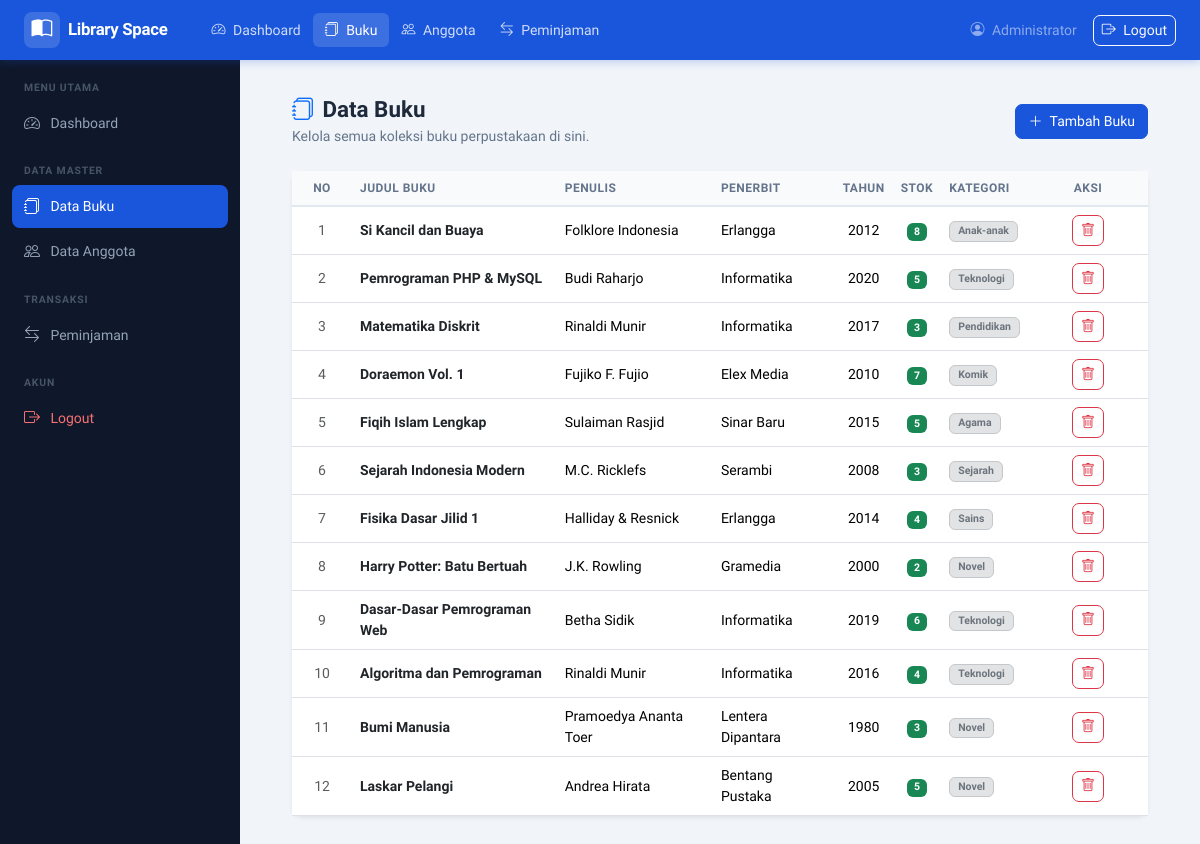
Page /pages/buku/index.php (signed in) on the committed database.
### tables this page shows
CREATE TABLE buku (
  id_buku     INT AUTO_INCREMENT PRIMARY KEY,
  judul       VARCHAR(200) NOT NULL,
  penulis     VARCHAR(100) NOT NULL,
  penerbit    VARCHAR(100) NOT NULL,
  tahun       YEAR         NOT NULL,
  stok        INT          NOT NULL DEFAULT 0,
  cover       VARCHAR(255) DEFAULT NULL,
  id_kategori INT          NOT NULL,
  created_at  TIMESTAMP DEFAULT CURRENT_TIMESTAMP,
  CONSTRAINT fk_buku_kategori FOREIGN KEY (id_kategori)
    REFERENCES kategori(id_kategori)
    ON UPDATE CASCADE ON DELETE RESTRICT
);

CREATE TABLE kategori (
  id_kategori    INT AUTO_INCREMENT PRIMARY KEY,
  nama_kategori  VARCHAR(100) NOT NULL
);

### pages/buku/index.php (the view, shortened to what this page needs)
<?php
require_once __DIR__ . '/../../config/koneksi.php';
require_once __DIR__ . '/../../includes/header.php';
$sql = "SELECT buku.*, kategori.nama_kategori
        FROM buku
        JOIN kategori ON buku.id_kategori = kategori.id_kategori
        ORDER BY buku.id_buku DESC";
$result = mysqli_query($koneksi, $sql);
?>
<div class="d-flex">
  <?php require_once __DIR__ . '/../../includes/sidebar.php'; ?>
  <div class="main-wrapper flex-grow-1">
    <?php require_once __DIR__ . '/../../includes/navbar.php'; ?>
    <div class="pt-2 px-4">
      <div class="page-header d-flex justify-content-between align-items-center mb-4">
        <div>
          <h1><i class="bi bi-journals me-2 text-primary"></i>Data Buku</h1>
          <p>Kelola semua koleksi buku perpustakaan di sini.</p>
        </div>
        <a href="tambah.php" class="btn btn-primary">
          <i class="bi bi-plus-lg me-1"></i> Tambah Buku
        </a>
      </div>
      <div class="card shadow-sm border-0">
        <div class="card-body p-0">
          <div class="table-responsive">
            <table class="table table-hover align-middle mb-0">
              <thead class="table-light">
                <tr>
                  <th class="text-center" style="width: 60px;">No</th>
                  <th>Judul Buku</th>
                  <th>Penulis</th>
                  <th>Penerbit</th>
                  <th class="text-center">Tahun</th>
                  <th class="text-center">Stok</th>
                  <th>Kategori</th>
                  <th class="text-center" style="width: 120px;">Aksi</th>
                </tr>
              </thead>
              <tbody>
                <?php
                if (mysqli_num_rows($result) > 0):
                  $no = 1;
                  while ($row = mysqli_fetch_assoc($result)):
                ?>
                  <tr>
                    <td class="text-center text-muted"><?= $no++ ?></td>
                    <td class="fw-semibold text-dark"><?= htmlspecialchars($row['judul']) ?></td>
                    <td><?= htmlspecialchars($row['penulis']) ?></td>
                    <td><?= htmlspecialchars($row['penerbit']) ?></td>
                    <td class="text-center"><?= $row['tahun'] ?></td>
                    <td class="text-center">
                      <span class="badge bg-<?= $row['stok'] > 0 ? 'success' : 'danger' ?>">
                        <?= $row['stok'] ?>
                      </span>
                    </td>
                    <td><span class="badge bg-secondary-subtle text-secondary border border-secondary-subtle px-2 py-1"><?= htmlspecialchars($row['nama_kategori']) ?></span></td>
                    <td class="text-center">
                      <button onclick="konfirmasiHapus('hapus.php?id=<?= $row['id_buku'] ?>', '<?= htmlspecialchars($row['judul']) ?>')" class="btn btn-sm btn-outline-danger" title="Hapus">
                        <i class="bi bi-trash"></i>
                      </button>
                    </td>
                  </tr>
                <?php
                  endwhile;
                endif; ?>
              </tbody>
            </table>
          </div>
        </div>
      </div>
    </div>
  </div></div><?php require_once __DIR__ . '/../../includes/footer.php'; ?>

### includes/header.php (shortened to what this page needs)
<!DOCTYPE html>
<html lang="id">
<head>
  <link rel="stylesheet" href="https://cdn.jsdelivr.net/npm/bootstrap@5.3.2/dist/css/bootstrap.min.css">
  <link rel="stylesheet" href="https://cdn.jsdelivr.net/npm/bootstrap-icons@1.11.3/font/bootstrap-icons.min.css">
  <link rel="stylesheet" href="/perpustakaan/assets/css/style.css">
</head>
<body>

### includes/sidebar.php
<?php
$current = $_SERVER['REQUEST_URI'];
?>
<aside class="sidebar" id="sidebar">
  <nav class="sidebar-nav">
    <div class="sidebar-section-label">MENU UTAMA</div>
    <a href="/perpustakaan/pages/dashboard/"
       class="sidebar-link <?= strpos($current, '/dashboard') !== false ? 'active' : '' ?>">
      <i class="bi bi-speedometer2"></i>
      <span>Dashboard</span>
    </a>
    <div class="sidebar-section-label mt-3">DATA MASTER</div>
    <a href="/perpustakaan/pages/buku/"
       class="sidebar-link <?= strpos($current, '/buku') !== false ? 'active' : '' ?>">
      <i class="bi bi-journals"></i>
      <span>Data Buku</span>
    </a>
    <a href="/perpustakaan/pages/anggota/"
       class="sidebar-link <?= strpos($current, '/anggota') !== false ? 'active' : '' ?>">
      <i class="bi bi-people"></i>
      <span>Data Anggota</span>
    </a>
    <div class="sidebar-section-label mt-3">TRANSAKSI</div>
    <a href="/perpustakaan/pages/peminjaman/"
       class="sidebar-link <?= strpos($current, '/peminjaman') !== false ? 'active' : '' ?>">
      <i class="bi bi-arrow-left-right"></i>
      <span>Peminjaman</span>
    </a>
    <div class="sidebar-section-label mt-3">AKUN</div>
    <a href="/perpustakaan/logout.php" class="sidebar-link text-danger-soft">
      <i class="bi bi-box-arrow-right"></i>
      <span>Logout</span>
    </a>
  </nav>
</aside>

### includes/navbar.php (shortened to what this page needs)
<nav class="navbar navbar-expand-lg navbar-dark" id="mainNavbar">
  <div class="container-fluid px-4">
    <a class="navbar-brand d-flex align-items-center gap-2" href="/perpustakaan/pages/dashboard/">
      <span class="brand-icon"><i class="bi bi-book-half"></i></span>
      <span class="brand-name">Library Space</span>
    </a>
    <div class="collapse navbar-collapse" id="navMenu">
      <ul class="navbar-nav me-auto mb-2 mb-lg-0 ms-3">
        <li class="nav-item">
          <a class="nav-link <?= (strpos($_SERVER['REQUEST_URI'], '/dashboard') !== false) ? 'active' : '' ?>"
             href="/perpustakaan/pages/dashboard/">
            <i class="bi bi-speedometer2 me-1"></i> Dashboard
          </a>
        </li>
        <li class="nav-item">
          <a class="nav-link <?= (strpos($_SERVER['REQUEST_URI'], '/buku') !== false) ? 'active' : '' ?>"
             href="/perpustakaan/pages/buku/">
            <i class="bi bi-journals me-1"></i> Buku
          </a>
        </li>
        <li class="nav-item">
          <a class="nav-link <?= (strpos($_SERVER['REQUEST_URI'], '/anggota') !== false) ? 'active' : '' ?>"
             href="/perpustakaan/pages/anggota/">
            <i class="bi bi-people me-1"></i> Anggota
          </a>
        </li>
        <li class="nav-item">
          <a class="nav-link <?= (strpos($_SERVER['REQUEST_URI'], '/peminjaman') !== false) ? 'active' : '' ?>"
             href="/perpustakaan/pages/peminjaman/">
            <i class="bi bi-arrow-left-right me-1"></i> Peminjaman
          </a>
        </li>
      </ul>
      <div class="d-flex align-items-center gap-3">
        <span class="text-white-50 small">
          <i class="bi bi-person-circle me-1"></i>
          <?= htmlspecialchars($_SESSION['nama'] ?? 'Admin') ?>
        </span>
        <a href="/perpustakaan/logout.php" class="btn btn-sm btn-outline-light">
          <i class="bi bi-box-arrow-right me-1"></i> Logout
        </a>
      </div>
    </div>
  </div>
</nav>

### includes/footer.php (shortened to what this page needs)
</body>
</html>

### assets/css/style.css (style rules this page uses)
:root { --primary: #1a56db; --primary-dark: #1343af; --primary-light: #e8effe; --sidebar-bg: #0f172a; --sidebar-w: 240px; --navbar-h: 60px; --text-main: #1e293b; --text-muted: #64748b; --border: #e2e8f0; --bg-page: #f1f5f9; --white: #ffffff; --success: #16a34a; --danger: #dc2626; --warning: #d97706; --radius: 10px; --shadow-sm: 0 1px 3px rgba(0,0,0,.08); --shadow-md: 0 4px 12px rgba(0,0,0,.10); }
*, *::before, *::after { box-sizing: border-box; }
body { font-family: 'Plus Jakarta Sans', sans-serif; background: var(--bg-page); color: var(--text-main); margin: 0; padding: 0; }
#mainNavbar { background: var(--primary); height: var(--navbar-h); position: fixed; top: 0; left: 0; right: 0; z-index: 1030; box-shadow: 0 2px 8px rgba(26,86,219,.25); }
.brand-icon { font-size: 1.3rem; background: rgba(255,255,255,.15); border-radius: 8px; width: 36px; height: 36px; display: flex; align-items: center; justify-content: center; }
.brand-name { font-weight: 700; font-size: 1.05rem; letter-spacing: -.3px; }
#mainNavbar .nav-link { color: rgba(255,255,255,.8) !important; font-size: .875rem; font-weight: 500; padding: .4rem .75rem; border-radius: 6px; transition: background .2s, color .2s; }
#mainNavbar .nav-link:hover, #mainNavbar .nav-link.active { background: rgba(255,255,255,.15); color: #fff !important; }
.sidebar { position: fixed; top: var(--navbar-h); left: 0; bottom: 0; width: var(--sidebar-w); background: var(--sidebar-bg); overflow-y: auto; z-index: 1020; padding: 1.25rem .75rem; }
.sidebar-nav { display: flex; flex-direction: column; }
.sidebar-section-label { font-size: .65rem; font-weight: 700; color: #475569; letter-spacing: .08em; padding: 0 .75rem .4rem; }
.sidebar-link { display: flex; align-items: center; gap: .65rem; padding: .6rem .75rem; border-radius: 8px; color: #94a3b8; text-decoration: none; font-size: .875rem; font-weight: 500; transition: background .2s, color .2s; margin-bottom: 2px; }
.sidebar-link i { font-size: 1rem; flex-shrink: 0; }
.sidebar-link.active { background: var(--primary); color: #fff; }
.sidebar-link.text-danger-soft { color: #f87171; }
.main-wrapper { margin-left: var(--sidebar-w); margin-top: var(--navbar-h); min-height: calc(100vh - var(--navbar-h)); padding: 1.75rem; }
.page-header { margin-bottom: 1.5rem; }
.page-header h1 { font-size: 1.4rem; font-weight: 700; color: var(--text-main); margin: 0 0 .2rem; }
.page-header p { color: var(--text-muted); margin: 0; font-size: .875rem; }
.card { border: 1px solid var(--border); border-radius: var(--radius); box-shadow: var(--shadow-sm); }
.table { font-size: .875rem; margin: 0; }
.table thead th { background: #f8fafc; color: var(--text-muted); font-size: .75rem; font-weight: 600; text-transform: uppercase; letter-spacing: .04em; border-bottom: 2px solid var(--border); white-space: nowrap; }
.btn { font-size: .875rem; font-weight: 500; border-radius: 7px; }
.btn-primary { background: var(--primary); border-color: var(--primary); }

### rows in the picture
buku: judul "Si Kancil dan Buaya", penulis "Folklore Indonesia", penerbit "Erlangga", tahun "2012", stok "8", id_kategori.nama_kategori "Anak-anak"
buku: judul "Pemrograman PHP & MySQL", penulis "Budi Raharjo", penerbit "Informatika", tahun "2020", stok "5", id_kategori.nama_kategori "Teknologi"
buku: judul "Matematika Diskrit", penulis "Rinaldi Munir", penerbit "Informatika", tahun "2017", stok "3", id_kategori.nama_kategori "Pendidikan"
buku: judul "Doraemon Vol. 1", penulis "Fujiko F. Fujio", penerbit "Elex Media", tahun "2010", stok "7", id_kategori.nama_kategori "Komik"
buku: judul "Fiqih Islam Lengkap", penulis "Sulaiman Rasjid", penerbit "Sinar Baru", tahun "2015", stok "5", id_kategori.nama_kategori "Agama"
buku: judul "Sejarah Indonesia Modern", penulis "M.C. Ricklefs", penerbit "Serambi", tahun "2008", stok "3", id_kategori.nama_kategori "Sejarah"
buku: judul "Fisika Dasar Jilid 1", penulis "Halliday & Resnick", penerbit "Erlangga", tahun "2014", stok "4", id_kategori.nama_kategori "Sains"
buku: judul "Harry Potter: Batu Bertuah", penulis "J.K. Rowling", penerbit "Gramedia", tahun "2000", stok "2", id_kategori.nama_kategori "Novel"
buku: judul "Dasar-Dasar Pemrograman Web", penulis "Betha Sidik", penerbit "Informatika", tahun "2019", stok "6", id_kategori.nama_kategori "Teknologi"
buku: judul "Algoritma dan Pemrograman", penulis "Rinaldi Munir", penerbit "Informatika", tahun "2016", stok "4", id_kategori.nama_kategori "Teknologi"
buku: judul "Bumi Manusia", penulis "Pramoedya Ananta Toer", penerbit "Lentera Dipantara", tahun "1980", stok "3", id_kategori.nama_kategori "Novel"
buku: judul "Laskar Pelangi", penulis "Andrea Hirata", penerbit "Bentang Pustaka", tahun "2005", stok "5", id_kategori.nama_kategori "Novel"

### other values in the picture
$_SESSION['nama'] "Administrator"
